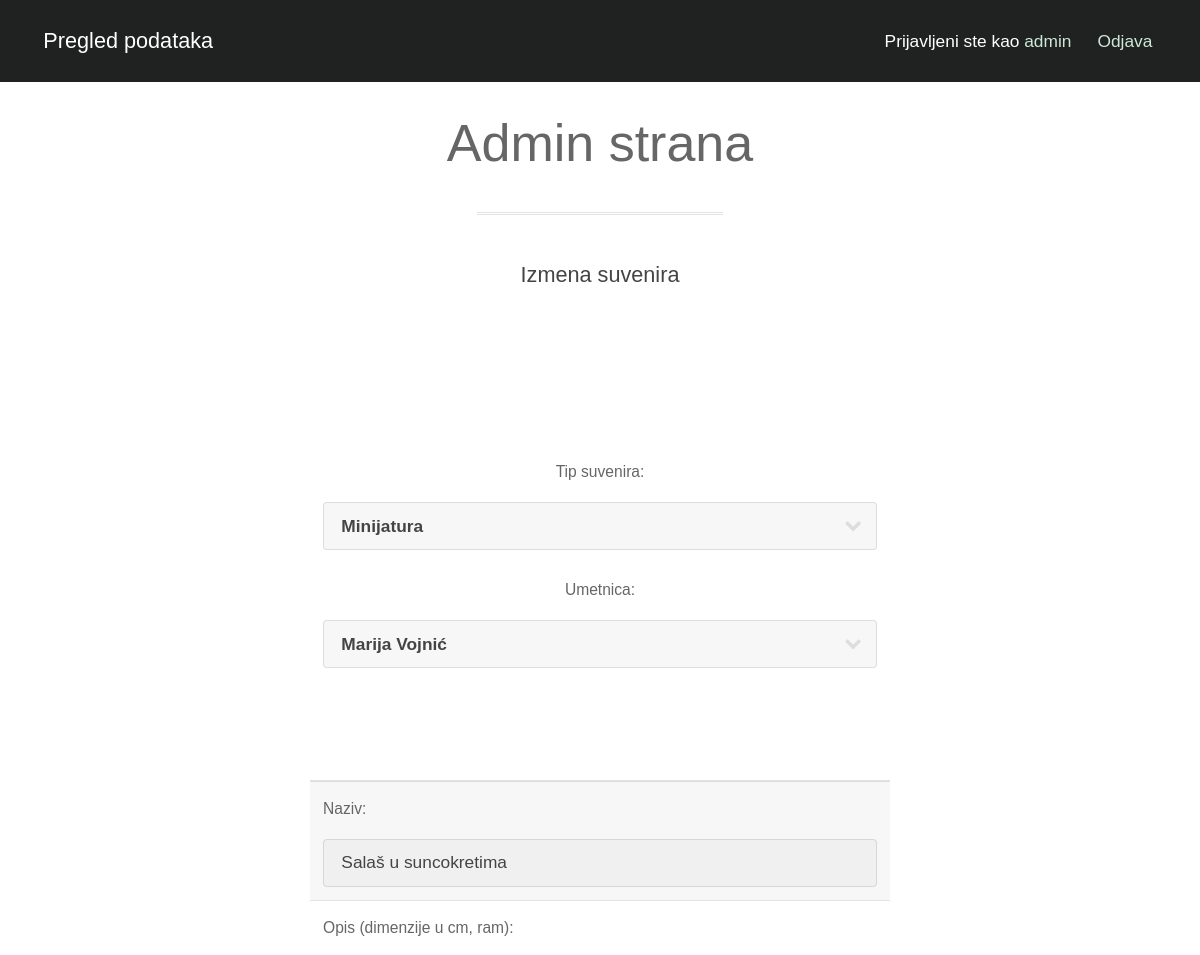
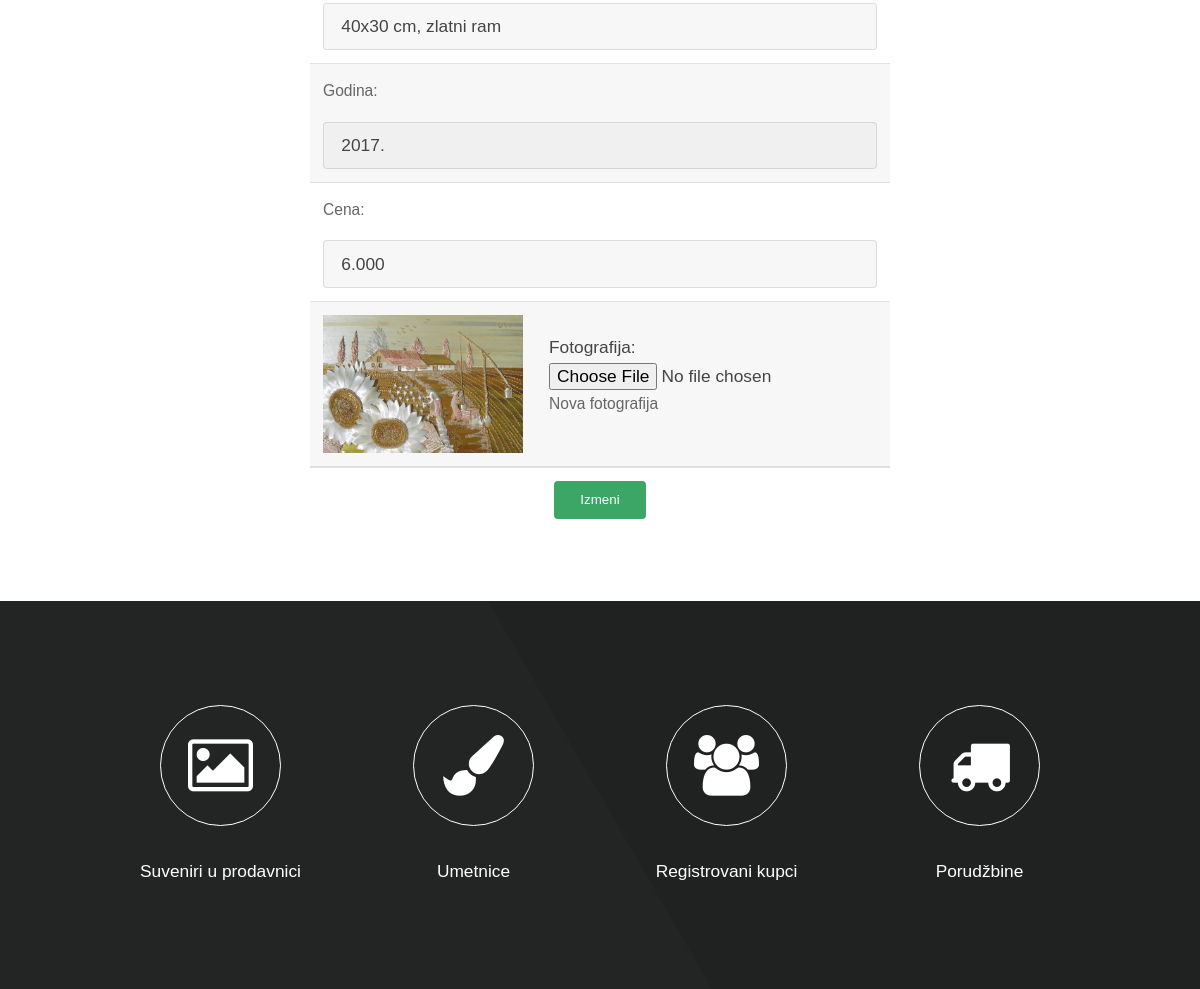
Screenshot of /admin/adminChangeProduct.php?id=5 (signed in) with the database file from the repository (2 pictures, top to bottom).
### tables this page shows
CREATE TABLE `products` (
  `id` int(8) NOT NULL,
  `id_product_type` int(8) NOT NULL,
  `product_name` varchar(100) NOT NULL,
  `id_author` int(8) NOT NULL,
  `product_size_description` varchar(200) NOT NULL,
  `product_year` varchar(5) NOT NULL,
  `product_image` varchar(100) NOT NULL,
  `product_price` varchar(10) NOT NULL
);

### admin/adminChangeProduct.php (the view, shortened to what this page needs)
<!DOCTYPE html>
<html lang="en">
<head>
</head>
<body>
<header id="header" style="position: fixed">
    <h1><a href="adminOverview.php">Pregled podataka</a></h1>
    <nav id="nav">
        <ul>
            <?php
            if (isset($_SESSION['u_id'])) {
                echo '<li>Prijavljeni ste kao <span style="color: #cee8d8;">'.$_SESSION['u_id'].'</span></li>';
                echo '<li><a href="adminIncludes/adminLogout.php">Odjava</a></li>';}
            ?>
        </ul>
    </nav>
</header>
<section id="main" class="wrapper">
    <div class="container">
        <header class="major">
            <h2>Admin strana</h2>
            <p>Izmena suvenira</p>
        </header>
    </div>
</section>
<section>
    <div class="container">
        <div class="table-wrapper">
            <?php
            require_once "../db_config.php";
            $id = $_GET['id'] ?? 0;
            $sql = "SELECT * FROM products WHERE id=$id";
            $query = mysqli_query($connection,$sql);
            $product = mysqli_fetch_assoc($query);
            ?>
            <table align="center" cellpadding="10px">
                <thead>
                <form name="changeProduct" method="POST" action="adminIncludes/adminProducts_inc.php"
                      enctype="multipart/form-data">
                    <tr>
                        <td align="center" colspan="2">
                            <?php
                            require_once '../db_config.php';
                            $sql = "SELECT id, product_type_name FROM product_type";
                            $query = mysqli_query($connection, $sql);
                            $results = mysqli_fetch_all($query, MYSQLI_ASSOC);
                            echo "<div class=\"12u$\">
                                    <label class=\"input-group-text bg-secondary text-white\" for=\"inputGroupSelect01\" style='width: 128px'>Tip suvenira:</label>";
                            echo "<div class=\"select-wrapper\"><select id='selectProductType' class='custom-select' name='productNewTypeSelected' style='font-weight:bold'>";
                            foreach ($results as $result) {
                            if ($result['id']==$product['id_product_type']){
                                echo "<option name='productNewTypeSelected' selected='selected' value='{$result['id']}'>{$result['product_type_name']}</option>";
                            } else {
                                echo "<option name='productNewTypeSelected' value='{$result['id']}'>{$result['product_type_name']}</option>";
                            }
                            }
                            echo "</select></div></div></td></tr>";
                            ?>
        </div>
    </div>
    <tr>
        <td align="center" colspan="2">
                <?php
                require_once '../db_config.php';
                $sql = "SELECT id, author_name, author_surname FROM authors";
                $query = mysqli_query($connection, $sql);
                $results = mysqli_fetch_all($query, MYSQLI_ASSOC);
                echo "<div class=\"12u$\">
                                    <label class=\"input-group-text bg-secondary text-white\" for=\"inputGroupSelect01\">Umetnica:</label>
                                </div>";
                echo "<div class=\"select-wrapper\"><select id='selectAuthor' class='custom-select' name='authNewSelected' style='font-weight:bold;'>";
                foreach ($results as $result) {
                    if ($result['id']==$product['id_author']){
                        echo "<option name='authNewSelected' selected='selected' value='{$result['id']}'>{$result['author_name']} {$result['author_surname']}</option>";
                    } else {
                        echo "<option name='authNewSelected' value='{$result['id']}'>{$result['author_name']} {$result['author_surname']}</option>";
                    }
                }
                echo "</select></div></td></tr>";
                ?>
    <tr>
        <td style="height: 100px" colspan="2">
        </td>
    </tr>
    <tbody>
    <tr>
        <td colspan="2">
            <div class="input-group-prepend">
                <label class="input-group-text bg-secondary text-white" for="inputGroupSelect01">Naziv:</label>
                <input type="text" name="productNewName" value="<?=$product['product_name']?>" class="form-control" placeholder="Naziv suvenira"
                       aria-label="productNewName" aria-describedby="basic-addon1">
            </div>
        </td>
    </tr>
    <tr>
        <td colspan="2">
            <div class="input-group-prepend">
                <label class="input-group-text bg-secondary text-white" for="inputGroupSelect01">Opis (dimenzije u cm, ram):</label>
                <input type="text" name="productNewSizeDescription" value="<?=$product['product_size_description']?>" class="form-control" placeholder="Veličina i/ili opis"
                       aria-label="productNewSizeDescription" aria-describedby="basic-addon1">
            </div>
        </td>
    </tr>
    <tr>
        <td colspan="2">
            <div class="input-group-prepend">
                <label class="input-group-text bg-secondary text-white" for="inputGroupSelect01">Godina:</label>
                <input type="text" name="productNewYear" value="<?=$product['product_year']?>" class="form-control" placeholder="Godina proizvodnje"
                       aria-label="productNewYear" aria-describedby="basic-addon1">
            </div>
        </td>
    </tr>
    <tr>
        <td colspan="2">
            <div class="input-group-prepend">
                <label class="input-group-text bg-secondary text-white" for="inputGroupSelect01">Cena:</label>
                <input type="text" name="productNewPrice" value="<?=$product['product_price']?>" class="form-control" placeholder="Cena u RSD"
            </div>
        </td>
    </tr>
    <tr>
            <div class="input-group mb-3">
                <div class="input-group-prepend">
        <td><img src="<?=$product['product_image']?>" style="max-width: 200px; max-height: 160px; vertical-align: middle"></td>
        <td style="vertical-align: middle">
            <div class="input-group mb-3">
                <div class="input-group-prepend">
                    <span class="input-group-text">Fotografija:</span>
                </div>
                <div class="custom-file">
                    <input type="file" name="file" class="custom-file-input" id="inputGroupFile01">
                    <label class="custom-file-label" for="inputGroupFile01">Nova fotografija</label>
                </div>
            </div>
        </td>
    </tr>
    </tbody>
    <tfoot>
    <tr>
        <td align="center" colspan="2">
            <ul class="actions">
                <li><button type="submit" href="adminIncludes/adminProducts_inc.php" class="button" name="productChange">Izmeni</button></li>
            </ul>
            </div></td></tr>
    </tfoot>
</section>
<section class="wrapper style1 align-center">
    <div class="container">
        <div class="row 200%">
            <section class="3u 12u$(small)">
                <a href="adminSouvenirsOverview.php"><i class="fa icon big rounded fa-image"></i>
                    <p>Suveniri u prodavnici</p></a>
            </section>
            <section class="3u 12u$(small)">
                <a href="adminAuthorsOverview.php"><i class="fa icon big rounded fa-paint-brush"></i>
                    <p>Umetnice</p></a>
            </section>
            <section class="3u 12u$(small)">
                <a href="adminCustomersOverview.php"><i class="fa icon big rounded fa-users"></i>
                    <p>Registrovani kupci</p></a>
            </section>
            <section class="3u 12u$(small)">
                <a href="adminOrdersOverview.php"><i class="fa icon big rounded fa-truck"></i>
                    <p>Porudžbine</p></a>
            </section>
        </div>
    </div>
</section>
</body>
</html>

### admin/css/style-xlarge.css (style rules this page uses)
body, input, select, textarea { font-size: 13pt; }

### admin/css/style-large.css (style rules this page uses)
body, input, select, textarea { font-size: 13pt; }

### rows the page displays
products: productNewName "Salaš u suncokretima", productNewSizeDescription "40x30 cm, zlatni ram", productNewYear "2017.", productNewPrice "6.000", product_image (picture)

### other values shown
$_SESSION['u_id'] "admin"
form field productNewTypeSelected "Minijatura"
form field authNewSelected "Marija Vojnić"
